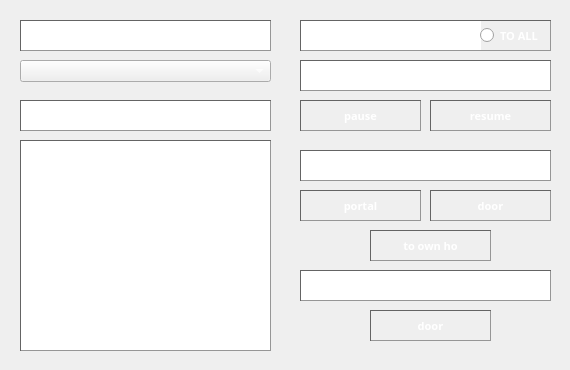
<?xml version="1.0" encoding="UTF-8"?>
<ui version="4.0">
 <class>Dialog</class>
 <widget class="QDialog" name="Dialog">
  <property name="windowModality">
   <enum>Qt::WindowModal</enum>
  </property>
  <property name="enabled">
   <bool>true</bool>
  </property>
  <property name="geometry">
   <rect>
    <x>0</x>
    <y>0</y>
    <width>570</width>
    <height>370</height>
   </rect>
  </property>
  <property name="minimumSize">
   <size>
    <width>570</width>
    <height>370</height>
   </size>
  </property>
  <property name="maximumSize">
   <size>
    <width>570</width>
    <height>370</height>
   </size>
  </property>
  <property name="font">
   <font>
    <family>MS Shell Dlg 2</family>
   </font>
  </property>
  <property name="cursor">
   <cursorShape>PointingHandCursor</cursorShape>
  </property>
  <property name="mouseTracking">
   <bool>false</bool>
  </property>
  <property name="focusPolicy">
   <enum>Qt::WheelFocus</enum>
  </property>
  <property name="windowTitle">
   <string>Monitoring Panel</string>
  </property>
  <property name="windowIcon">
   <iconset>
    <normaloff>Bestiary_Brimmed_Hat_inventory_icon.webp</normaloff>Bestiary_Brimmed_Hat_inventory_icon.webp</iconset>
  </property>
  <property name="windowOpacity">
   <double>1.000000000000000</double>
  </property>
  <property name="autoFillBackground">
   <bool>false</bool>
  </property>
  <property name="styleSheet">
   <string notr="true">QDialog {
	background-image: url(&quot;:/images/bestiary_background.png&quot;);
}

QWidget {
	color: white;
	background-color: rgba(100, 100, 100, .8);
}

QTextBrowser {
	color: white;
	border-style: inset;
	border-width: 1px;
	border-color: white;
	border-color: rgb(100, 100, 100);
	background-color: rgba(40, 40, 40, .8);
}

QRadioButton {
	color: white;
	font-family: Rubik;
	font-size: 8pt;
	font-weight: 500;
	border-style: inset;
	border-width: 1px;
	border-color: white;
	border-color:  rgb(100, 100, 100);
	border-left:  rgb(100, 100, 100);
	background-color: rgba(40, 40, 40, .8);
}

QToolButton:hover {
	color: white;
	border-style: inset;
	border-width: 1px;
	border-color: white;
	border-color: rgb(220, 220, 220);
	background-color: rgba(20, 20, 20, .8);
}

QToolButton:pressed {
	color: white;
	border-style: inset;
	border-width: 1px;
	border-color: white;
	border-color:  rgb(100, 100, 100);
	background-color: rgba(50, 50, 50, .8);
}

QToolButton {
	color: white;
	font-family: Rubik;
	font-size: 8pt;
	font-weight: 600;
	border-style: inset;
	border-width : 1px;
	border-color:  rgb(100, 100, 100);
	background-color: rgba(40, 40, 40, .8);
}

QComboBox {
	color: white;
	font-size: 8pt;
	font-weight: 600;
	border-color:  rgb(100, 100, 100);
	background-color: rgba(40, 40, 40, .8);
}

</string>
  </property>
  <property name="inputMethodHints">
   <set>Qt::ImhNone</set>
  </property>
  <property name="sizeGripEnabled">
   <bool>false</bool>
  </property>
  <property name="modal">
   <bool>false</bool>
  </property>
  <widget class="QTextBrowser" name="textBrowser">
   <property name="geometry">
    <rect>
     <x>20</x>
     <y>140</y>
     <width>251</width>
     <height>211</height>
    </rect>
   </property>
   <property name="html">
    <string>&lt;!DOCTYPE HTML PUBLIC &quot;-//W3C//DTD HTML 4.0//EN&quot; &quot;http://www.w3.org/TR/REC-html40/strict.dtd&quot;&gt;
&lt;html&gt;&lt;head&gt;&lt;meta name=&quot;qrichtext&quot; content=&quot;1&quot; /&gt;&lt;style type=&quot;text/css&quot;&gt;
p, li { white-space: pre-wrap; }
&lt;/style&gt;&lt;/head&gt;&lt;body style=&quot; font-family:'MS Shell Dlg 2'; font-size:8.25pt; font-weight:400; font-style:normal;&quot;&gt;
&lt;p align=&quot;center&quot; style=&quot;-qt-paragraph-type:empty; margin-top:10px; margin-bottom:0px; margin-left:0px; margin-right:0px; -qt-block-indent:0; text-indent:0px; font-family:'Rubik'; font-size:8pt; font-weight:600;&quot;&gt;&lt;br /&gt;&lt;/p&gt;&lt;/body&gt;&lt;/html&gt;</string>
   </property>
  </widget>
  <widget class="QTextBrowser" name="textBrowser_2">
   <property name="geometry">
    <rect>
     <x>300</x>
     <y>60</y>
     <width>251</width>
     <height>31</height>
    </rect>
   </property>
   <property name="frameShadow">
    <enum>QFrame::Sunken</enum>
   </property>
   <property name="lineWidth">
    <number>1</number>
   </property>
   <property name="autoFormatting">
    <set>QTextEdit::AutoNone</set>
   </property>
   <property name="html">
    <string>&lt;!DOCTYPE HTML PUBLIC &quot;-//W3C//DTD HTML 4.0//EN&quot; &quot;http://www.w3.org/TR/REC-html40/strict.dtd&quot;&gt;
&lt;html&gt;&lt;head&gt;&lt;meta name=&quot;qrichtext&quot; content=&quot;1&quot; /&gt;&lt;style type=&quot;text/css&quot;&gt;
p, li { white-space: pre-wrap; }
&lt;/style&gt;&lt;/head&gt;&lt;body style=&quot; font-family:'MS Shell Dlg 2'; font-size:8.25pt; font-weight:400; font-style:normal;&quot;&gt;
&lt;p align=&quot;center&quot; style=&quot; margin-top:0px; margin-bottom:0px; margin-left:0px; margin-right:0px; -qt-block-indent:0; text-indent:0px;&quot;&gt;&lt;span style=&quot; font-family:'Rubik'; font-size:8pt; font-weight:600;&quot;&gt;Control Events&lt;/span&gt;&lt;/p&gt;&lt;/body&gt;&lt;/html&gt;</string>
   </property>
  </widget>
  <widget class="QTextBrowser" name="textBrowser_3">
   <property name="geometry">
    <rect>
     <x>20</x>
     <y>100</y>
     <width>251</width>
     <height>31</height>
    </rect>
   </property>
   <property name="html">
    <string>&lt;!DOCTYPE HTML PUBLIC &quot;-//W3C//DTD HTML 4.0//EN&quot; &quot;http://www.w3.org/TR/REC-html40/strict.dtd&quot;&gt;
&lt;html&gt;&lt;head&gt;&lt;meta name=&quot;qrichtext&quot; content=&quot;1&quot; /&gt;&lt;style type=&quot;text/css&quot;&gt;
p, li { white-space: pre-wrap; }
&lt;/style&gt;&lt;/head&gt;&lt;body style=&quot; font-family:'MS Shell Dlg 2'; font-size:8.25pt; font-weight:400; font-style:normal;&quot;&gt;
&lt;p align=&quot;center&quot; style=&quot; margin-top:0px; margin-bottom:0px; margin-left:0px; margin-right:0px; -qt-block-indent:0; text-indent:0px;&quot;&gt;&lt;span style=&quot; font-family:'Rubik'; font-size:8pt; font-weight:600;&quot;&gt;Worker machines info&lt;/span&gt;&lt;/p&gt;&lt;/body&gt;&lt;/html&gt;</string>
   </property>
  </widget>
  <widget class="QTextBrowser" name="textBrowser_4">
   <property name="geometry">
    <rect>
     <x>20</x>
     <y>20</y>
     <width>251</width>
     <height>31</height>
    </rect>
   </property>
   <property name="styleSheet">
    <string notr="true"/>
   </property>
   <property name="html">
    <string>&lt;!DOCTYPE HTML PUBLIC &quot;-//W3C//DTD HTML 4.0//EN&quot; &quot;http://www.w3.org/TR/REC-html40/strict.dtd&quot;&gt;
&lt;html&gt;&lt;head&gt;&lt;meta name=&quot;qrichtext&quot; content=&quot;1&quot; /&gt;&lt;style type=&quot;text/css&quot;&gt;
p, li { white-space: pre-wrap; }
&lt;/style&gt;&lt;/head&gt;&lt;body style=&quot; font-family:'MS Shell Dlg 2'; font-size:8.25pt; font-weight:400; font-style:normal;&quot;&gt;
&lt;p align=&quot;center&quot; style=&quot; margin-top:0px; margin-bottom:0px; margin-left:0px; margin-right:0px; -qt-block-indent:0; text-indent:0px;&quot;&gt;&lt;span style=&quot; font-family:'Rubik'; font-size:8pt; font-weight:600;&quot;&gt;Select machine&lt;/span&gt;&lt;/p&gt;&lt;/body&gt;&lt;/html&gt;</string>
   </property>
  </widget>
  <widget class="QTextBrowser" name="textBrowser_5">
   <property name="geometry">
    <rect>
     <x>300</x>
     <y>20</y>
     <width>181</width>
     <height>31</height>
    </rect>
   </property>
   <property name="styleSheet">
    <string notr="true">border-right: rgb(180, 180, 180);</string>
   </property>
   <property name="html">
    <string>&lt;!DOCTYPE HTML PUBLIC &quot;-//W3C//DTD HTML 4.0//EN&quot; &quot;http://www.w3.org/TR/REC-html40/strict.dtd&quot;&gt;
&lt;html&gt;&lt;head&gt;&lt;meta name=&quot;qrichtext&quot; content=&quot;1&quot; /&gt;&lt;style type=&quot;text/css&quot;&gt;
p, li { white-space: pre-wrap; }
&lt;/style&gt;&lt;/head&gt;&lt;body style=&quot; font-family:'MS Shell Dlg 2'; font-size:8.25pt; font-weight:400; font-style:normal;&quot;&gt;
&lt;p align=&quot;center&quot; style=&quot; margin-top:0px; margin-bottom:0px; margin-left:0px; margin-right:0px; -qt-block-indent:0; text-indent:0px;&quot;&gt;&lt;span style=&quot; font-weight:600;&quot;&gt;Requests method&lt;/span&gt;&lt;/p&gt;&lt;/body&gt;&lt;/html&gt;</string>
   </property>
  </widget>
  <widget class="QToolButton" name="toolButton_8">
   <property name="geometry">
    <rect>
     <x>300</x>
     <y>190</y>
     <width>121</width>
     <height>31</height>
    </rect>
   </property>
   <property name="text">
    <string>portal</string>
   </property>
  </widget>
  <widget class="QToolButton" name="toolButton_9">
   <property name="geometry">
    <rect>
     <x>370</x>
     <y>230</y>
     <width>121</width>
     <height>31</height>
    </rect>
   </property>
   <property name="text">
    <string>to own ho</string>
   </property>
  </widget>
  <widget class="QToolButton" name="toolButton_10">
   <property name="geometry">
    <rect>
     <x>430</x>
     <y>190</y>
     <width>121</width>
     <height>31</height>
    </rect>
   </property>
   <property name="text">
    <string>door</string>
   </property>
  </widget>
  <widget class="QComboBox" name="comboBox">
   <property name="geometry">
    <rect>
     <x>20</x>
     <y>60</y>
     <width>251</width>
     <height>22</height>
    </rect>
   </property>
   <property name="styleSheet">
    <string notr="true"/>
   </property>
   <property name="editable">
    <bool>false</bool>
   </property>
  </widget>
  <widget class="QRadioButton" name="radioButton">
   <property name="geometry">
    <rect>
     <x>480</x>
     <y>20</y>
     <width>71</width>
     <height>31</height>
    </rect>
   </property>
   <property name="text">
    <string>TO ALL</string>
   </property>
  </widget>
  <widget class="QToolButton" name="toolButton_3">
   <property name="geometry">
    <rect>
     <x>300</x>
     <y>100</y>
     <width>121</width>
     <height>31</height>
    </rect>
   </property>
   <property name="text">
    <string>pause</string>
   </property>
  </widget>
  <widget class="QToolButton" name="toolButton_4">
   <property name="geometry">
    <rect>
     <x>430</x>
     <y>100</y>
     <width>121</width>
     <height>31</height>
    </rect>
   </property>
   <property name="text">
    <string>resume</string>
   </property>
  </widget>
  <widget class="QTextBrowser" name="textBrowser_6">
   <property name="geometry">
    <rect>
     <x>300</x>
     <y>150</y>
     <width>251</width>
     <height>31</height>
    </rect>
   </property>
   <property name="frameShadow">
    <enum>QFrame::Sunken</enum>
   </property>
   <property name="lineWidth">
    <number>1</number>
   </property>
   <property name="autoFormatting">
    <set>QTextEdit::AutoNone</set>
   </property>
   <property name="html">
    <string>&lt;!DOCTYPE HTML PUBLIC &quot;-//W3C//DTD HTML 4.0//EN&quot; &quot;http://www.w3.org/TR/REC-html40/strict.dtd&quot;&gt;
&lt;html&gt;&lt;head&gt;&lt;meta name=&quot;qrichtext&quot; content=&quot;1&quot; /&gt;&lt;style type=&quot;text/css&quot;&gt;
p, li { white-space: pre-wrap; }
&lt;/style&gt;&lt;/head&gt;&lt;body style=&quot; font-family:'MS Shell Dlg 2'; font-size:8.25pt; font-weight:400; font-style:normal;&quot;&gt;
&lt;p align=&quot;center&quot; style=&quot; margin-top:0px; margin-bottom:0px; margin-left:0px; margin-right:0px; -qt-block-indent:0; text-indent:0px;&quot;&gt;&lt;span style=&quot; font-weight:600;&quot;&gt;Party machine actions&lt;/span&gt;&lt;/p&gt;&lt;/body&gt;&lt;/html&gt;</string>
   </property>
  </widget>
  <widget class="QTextBrowser" name="textBrowser_7">
   <property name="geometry">
    <rect>
     <x>300</x>
     <y>270</y>
     <width>251</width>
     <height>31</height>
    </rect>
   </property>
   <property name="frameShadow">
    <enum>QFrame::Sunken</enum>
   </property>
   <property name="lineWidth">
    <number>1</number>
   </property>
   <property name="autoFormatting">
    <set>QTextEdit::AutoNone</set>
   </property>
   <property name="html">
    <string>&lt;!DOCTYPE HTML PUBLIC &quot;-//W3C//DTD HTML 4.0//EN&quot; &quot;http://www.w3.org/TR/REC-html40/strict.dtd&quot;&gt;
&lt;html&gt;&lt;head&gt;&lt;meta name=&quot;qrichtext&quot; content=&quot;1&quot; /&gt;&lt;style type=&quot;text/css&quot;&gt;
p, li { white-space: pre-wrap; }
&lt;/style&gt;&lt;/head&gt;&lt;body style=&quot; font-family:'MS Shell Dlg 2'; font-size:8.25pt; font-weight:400; font-style:normal;&quot;&gt;
&lt;p align=&quot;center&quot; style=&quot; margin-top:0px; margin-bottom:0px; margin-left:0px; margin-right:0px; -qt-block-indent:0; text-indent:0px;&quot;&gt;&lt;span style=&quot; font-weight:600;&quot;&gt;Worker machine actions&lt;/span&gt;&lt;/p&gt;&lt;/body&gt;&lt;/html&gt;</string>
   </property>
  </widget>
  <widget class="QToolButton" name="toolButton_11">
   <property name="geometry">
    <rect>
     <x>370</x>
     <y>310</y>
     <width>121</width>
     <height>31</height>
    </rect>
   </property>
   <property name="text">
    <string>door</string>
   </property>
  </widget>
 </widget>
 <resources>
  <include location="resources.qrc"/>
 </resources>
 <connections/>
</ui>
